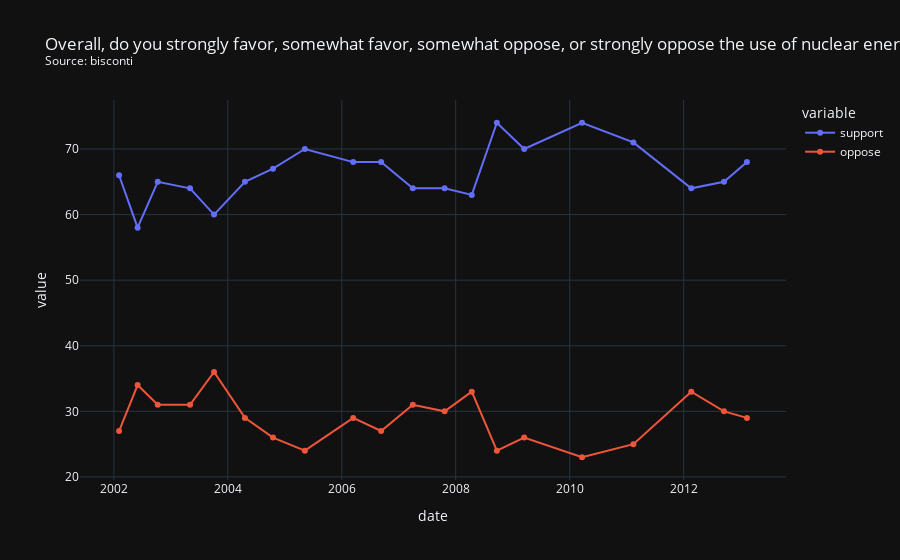

Notebook code for this chart:
### Code cell
s2 = "Overall, do you strongly favor, somewhat favor, somewhat oppose, or strongly oppose the use of nuclear energy as one of the ways to provide electricity in the United States?"
df5 = df_date[df_date['question'].str.contains(s2)]
df6 = df5.sort_values(by=['date'])
source = df6['firm'].iloc[0]
title = s2 + "<br><sup>Source: " + source + "<sup>"
fig = px.line(df6, x="date", y=["support", "oppose"], title=title, markers=True, template='plotly_dark')
fig.show()

### Figure 1 — Plotly figure (JSON) as saved in the notebook; plotly's stock layout.template omitted (floating-point values rounded to 4 significant figures)
{"data": [{"hovertemplate": "variable=support<br>date=%{x}<br>value=%{y}<extra></extra>", "legendgroup": "support", "line": {"color": "#636efa", "dash": "solid"}, "marker": {"symbol": "circle"}, "mode": "markers+lines", "name": "support", "orientation": "v", "showlegend": true, "type": "scatter", "x": ["2002-02-03T00:00:00", "2002-06-02T00:00:00", "2002-10-09T00:00:00", "2003-05-04T00:00:00", "2003-10-05T00:00:00", "2004-04-20T00:00:00", "2004-10-17T00:00:00", "2005-05-09T00:00:00", "2006-03-15T00:00:00", "2006-09-10T00:00:00", "2007-04-01T00:00:00", "2007-10-22T00:00:00", "2008-04-13T00:00:00", "2008-09-21T00:00:00", "2009-03-15T00:00:00", "2010-03-21T00:00:00", "2011-02-13T00:00:00", "2012-02-19T00:00:00", "2012-09-16T00:00:00", "2013-02-10T00:00:00"], "xaxis": "x", "y": [66, 58, 65, 64, 60, 65, 67, 70, 68, 68, 64, 64, 63, 74, 70, 74, 71, 64, 65, 68], "yaxis": "y"}, {"hovertemplate": "variable=oppose<br>date=%{x}<br>value=%{y}<extra></extra>", "legendgroup": "oppose", "line": {"color": "#EF553B", "dash": "solid"}, "marker": {"symbol": "circle"}, "mode": "markers+lines", "name": "oppose", "orientation": "v", "showlegend": true, "type": "scatter", "x": ["2002-02-03T00:00:00", "2002-06-02T00:00:00", "2002-10-09T00:00:00", "2003-05-04T00:00:00", "2003-10-05T00:00:00", "2004-04-20T00:00:00", "2004-10-17T00:00:00", "2005-05-09T00:00:00", "2006-03-15T00:00:00", "2006-09-10T00:00:00", "2007-04-01T00:00:00", "2007-10-22T00:00:00", "2008-04-13T00:00:00", "2008-09-21T00:00:00", "2009-03-15T00:00:00", "2010-03-21T00:00:00", "2011-02-13T00:00:00", "2012-02-19T00:00:00", "2012-09-16T00:00:00", "2013-02-10T00:00:00"], "xaxis": "x", "y": [27, 34, 31, 31, 36, 29, 26, 24, 29, 27, 31, 30, 33, 24, 26, 23, 25, 33, 30, 29], "yaxis": "y"}], "layout": {"autosize": true, "legend": {"title": {"text": "variable"}, "tracegroupgap": 0}, "title": {"text": "Overall, do you strongly favor, somewhat favor, somewhat oppose, or strongly oppose the use of nuclear energy as one of the ways to provide electricity in the United States?<br><sup>Source: bisconti<sup>"}, "xaxis": {"anchor": "y", "autorange": true, "domain": [0, 1], "range": ["2001-06-09 17:39:04.9541", "2013-10-06 06:20:55.0459"], "title": {"text": "date"}, "type": "date"}, "yaxis": {"anchor": "x", "autorange": true, "domain": [0, 1], "range": [18.79, 78.21], "title": {"text": "value"}, "type": "linear"}}}
